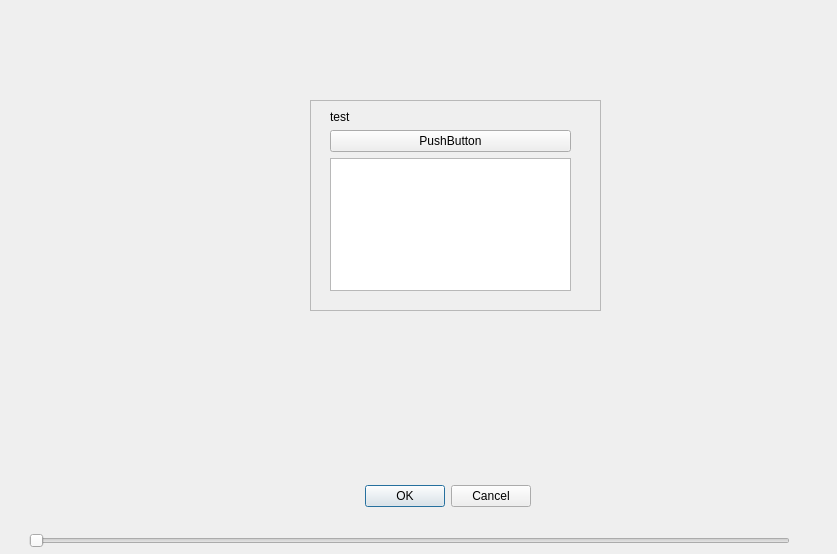
<?xml version="1.0" encoding="UTF-8"?>
<ui version="4.0">
 <class>Dialog</class>
 <widget class="QDialog" name="Dialog">
  <property name="geometry">
   <rect>
    <x>0</x>
    <y>0</y>
    <width>837</width>
    <height>554</height>
   </rect>
  </property>
  <property name="windowTitle">
   <string>Dialog</string>
  </property>
  <widget class="QDialogButtonBox" name="buttonBox">
   <property name="geometry">
    <rect>
     <x>190</x>
     <y>480</y>
     <width>341</width>
     <height>32</height>
    </rect>
   </property>
   <property name="orientation">
    <enum>Qt::Horizontal</enum>
   </property>
   <property name="standardButtons">
    <set>QDialogButtonBox::Cancel|QDialogButtonBox::Ok</set>
   </property>
  </widget>
  <widget class="QSlider" name="horizontalSlider">
   <property name="geometry">
    <rect>
     <x>29</x>
     <y>530</y>
     <width>761</width>
     <height>22</height>
    </rect>
   </property>
   <property name="orientation">
    <enum>Qt::Horizontal</enum>
   </property>
  </widget>
  <widget class="QFrame" name="frame">
   <property name="geometry">
    <rect>
     <x>310</x>
     <y>100</y>
     <width>291</width>
     <height>211</height>
    </rect>
   </property>
   <property name="frameShape">
    <enum>QFrame::StyledPanel</enum>
   </property>
   <property name="frameShadow">
    <enum>QFrame::Raised</enum>
   </property>
   <widget class="QWidget" name="verticalLayoutWidget">
    <property name="geometry">
     <rect>
      <x>20</x>
      <y>10</y>
      <width>241</width>
      <height>181</height>
     </rect>
    </property>
    <layout class="QVBoxLayout" name="verticalLayout">
     <item>
      <widget class="QLabel" name="label">
       <property name="text">
        <string>test</string>
       </property>
      </widget>
     </item>
     <item>
      <widget class="QPushButton" name="pushButton">
       <property name="text">
        <string>PushButton</string>
       </property>
      </widget>
     </item>
     <item>
      <widget class="QTextEdit" name="textEdit"/>
     </item>
    </layout>
   </widget>
  </widget>
 </widget>
 <resources/>
 <connections>
  <connection>
   <sender>buttonBox</sender>
   <signal>accepted()</signal>
   <receiver>Dialog</receiver>
   <slot>accept()</slot>
   <hints>
    <hint type="sourcelabel">
     <x>248</x>
     <y>254</y>
    </hint>
    <hint type="destinationlabel">
     <x>157</x>
     <y>274</y>
    </hint>
   </hints>
  </connection>
  <connection>
   <sender>buttonBox</sender>
   <signal>rejected()</signal>
   <receiver>Dialog</receiver>
   <slot>reject()</slot>
   <hints>
    <hint type="sourcelabel">
     <x>316</x>
     <y>260</y>
    </hint>
    <hint type="destinationlabel">
     <x>286</x>
     <y>274</y>
    </hint>
   </hints>
  </connection>
 </connections>
</ui>
